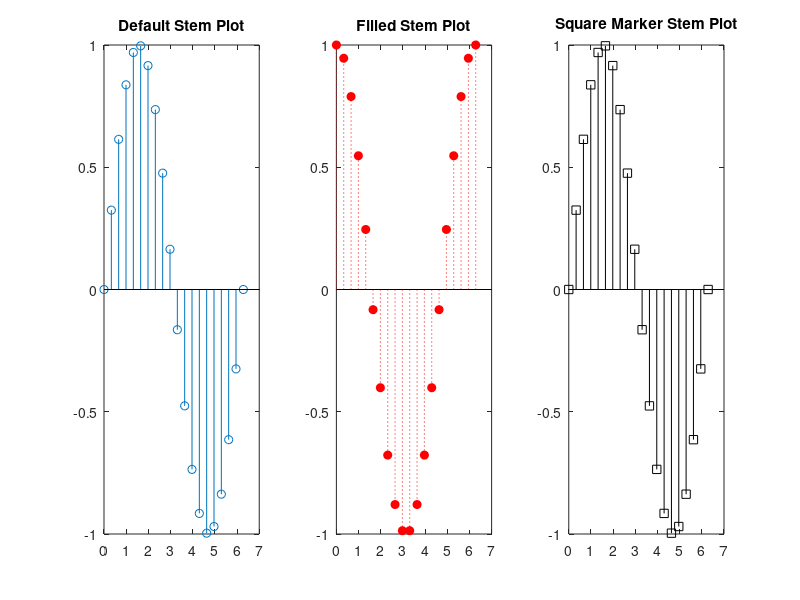

MATLAB code for this plot:
t=linspace(0,2*pi,20);
x=sin(t);
y=cos(t);
subplot(1,3,1); 
stem(t,x); 
title('Default Stem Plot'); 
subplot(1,3,2);
stem(t,y,':r','fill');
title('Filled Stem Plot');
subplot(1,3,3);
stem(t,x,'sk');
title('Square Marker Stem Plot')